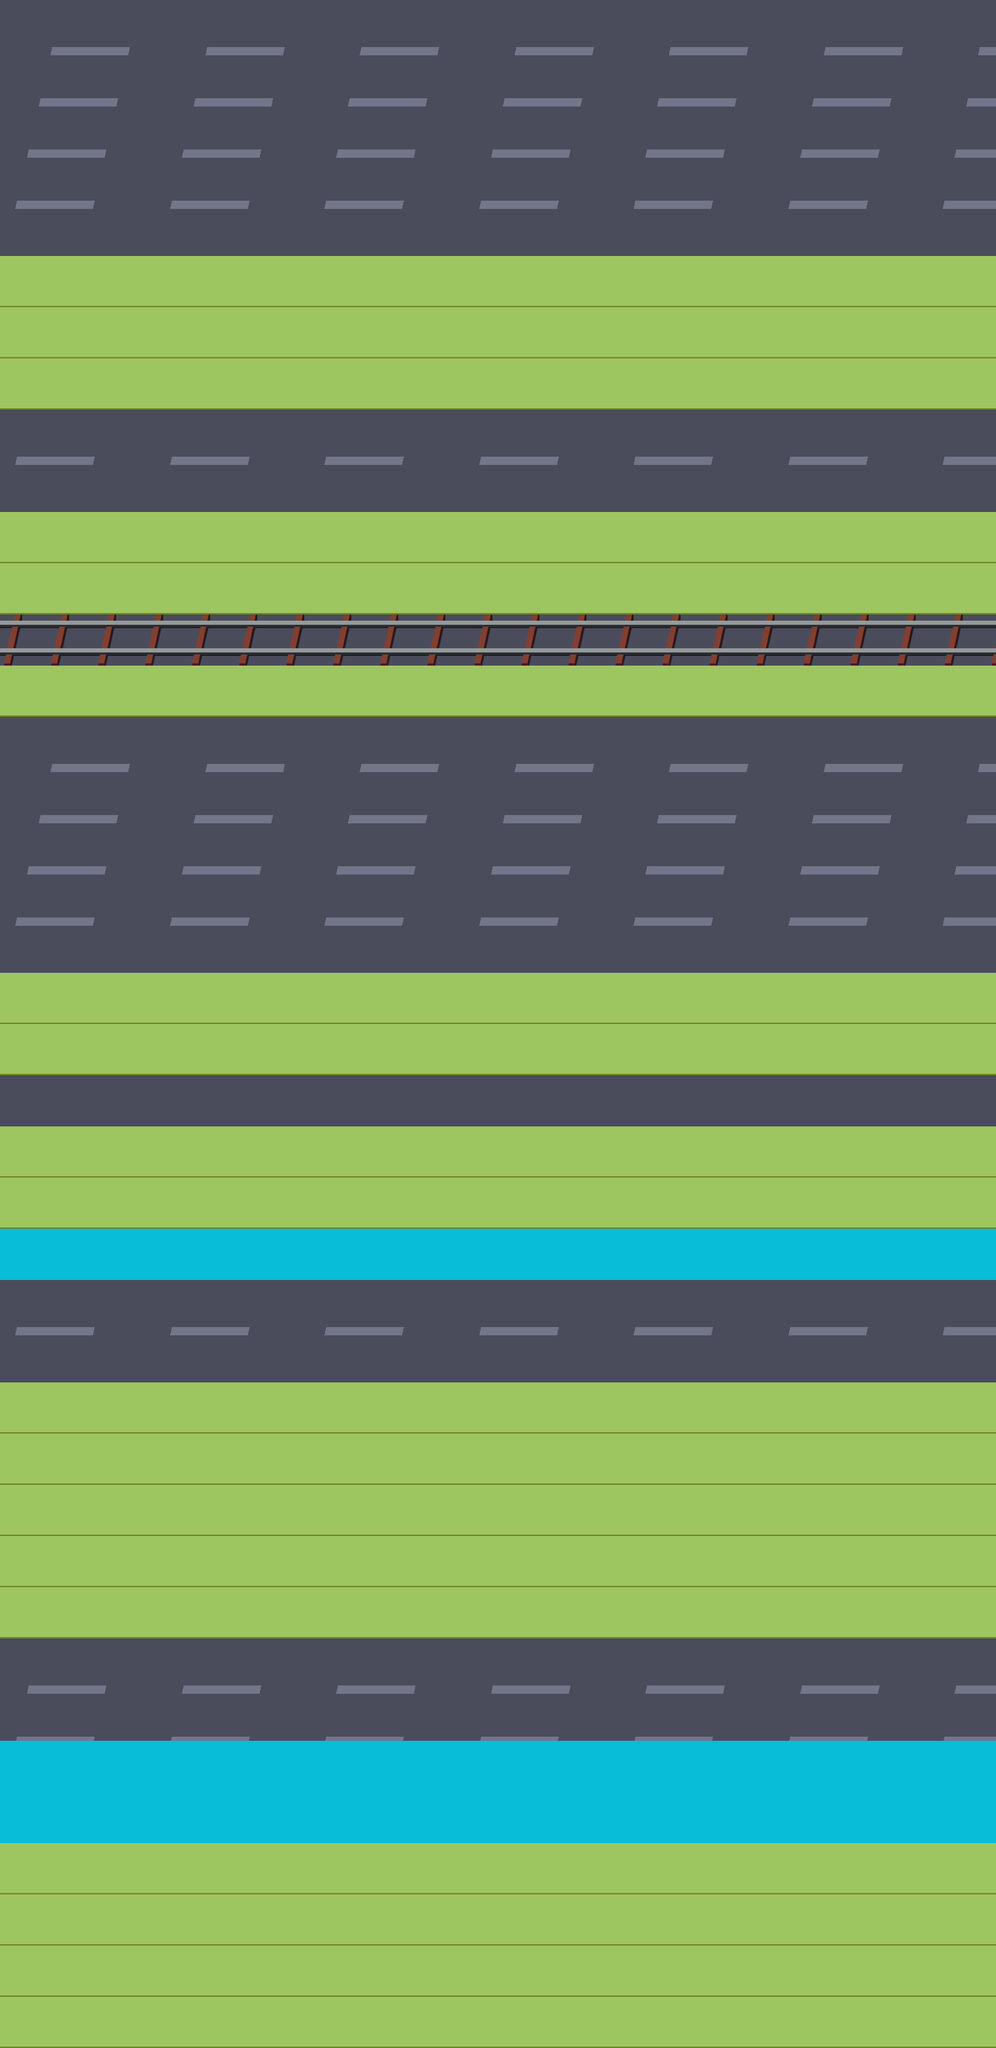

Below is a game level as drawn by its tile map, then a one-line description and the .tmx that defines it (tile-layer data replaced by summaries):
An orthogonal 18x40 tile map with 80x74 px tiles, 1 tile layer (main), 2 hidden layers not drawn, 2 tilesets and 67 objects.

<map version="1.0" tiledversion="1.1.4" orientation="orthogonal" renderorder="right-down" width="18" height="40" tilewidth="80" tileheight="74" infinite="0" nextobjectid="189">
 <tileset firstgid="1" name="road" tilewidth="80" tileheight="74" tilecount="360" columns="18">
  <image source="road.png" width="1508" height="1480" />
 </tileset>
 <tileset firstgid="361" name="sup" tilewidth="80" tileheight="74" tilecount="84" columns="7">
  <image source="sup.png" width="560" height="888" />
 </tileset>
 <layer name="main" width="18" height="40" opacity="0.9">
  <data>[720 cells, 720 non-empty, 234 distinct tile ids]</data>
 </layer>
 <layer name="pro" width="18" height="40" visible="0">
  <data>[720 cells, 3 non-empty, 3 distinct tile ids]</data>
 </layer>
 <layer name="sup" width="18" height="40" visible="0">
  <data>[720 cells, 103 non-empty, 35 distinct tile ids]</data>
 </layer>
 <objectgroup name="car">
  <object id="13" x="10" y="111">
   <properties>
    <property name="direction" value="2" />
    <property name="interval" value="5" />
    <property name="speed" value="2" />
    <property name="type" value="2" />
   </properties>
   <point />
  </object>
  <object id="14" x="10" y="703">
   <properties>
    <property name="direction" value="2" />
    <property name="interval" value="5" />
    <property name="speed" value="2" />
    <property name="type" value="2" />
   </properties>
   <point />
  </object>
  <object id="15" x="12.6667" y="333">
   <properties>
    <property name="direction" value="2" />
    <property name="interval" value="4" />
    <property name="speed" value="3" />
    <property name="type" value="2" />
   </properties>
   <point />
  </object>
  <object id="16" x="10" y="1147">
   <properties>
    <property name="direction" value="2" />
    <property name="interval" value="5" />
    <property name="speed" value="2" />
    <property name="type" value="1" />
   </properties>
   <point />
  </object>
  <object id="17" x="10" y="1369">
   <properties>
    <property name="direction" value="2" />
    <property name="interval" value="4" />
    <property name="speed" value="2" />
    <property name="type" value="1" />
   </properties>
   <point />
  </object>
  <object id="18" x="10" y="1295">
   <properties>
    <property name="direction" value="2" />
    <property name="interval" value="4" />
    <property name="speed" value="3" />
    <property name="type" value="1" />
   </properties>
   <point />
  </object>
  <object id="19" x="10" y="1591">
   <properties>
    <property name="direction" value="2" />
    <property name="interval" value="5" />
    <property name="speed" value="2.5" />
    <property name="type" value="1" />
   </properties>
   <point />
  </object>
  <object id="20" x="10" y="1887">
   <properties>
    <property name="direction" value="2" />
    <property name="interval" value="4" />
    <property name="speed" value="3" />
    <property name="type" value="2" />
   </properties>
   <point />
  </object>
  <object id="21" x="10" y="2405">
   <properties>
    <property name="direction" value="2" />
    <property name="interval" value="4" />
    <property name="speed" value="3" />
    <property name="type" value="1" />
   </properties>
   <point />
  </object>
  <object id="35" x="1430" y="37">
   <properties>
    <property name="direction" value="1" />
    <property name="interval" value="4" />
    <property name="speed" value="3" />
    <property name="type" value="2" />
   </properties>
   <point />
  </object>
  <object id="36" x="1430" y="185">
   <properties>
    <property name="direction" value="1" />
    <property name="interval" value="4" />
    <property name="speed" value="4" />
    <property name="type" value="1" />
   </properties>
   <point />
  </object>
  <object id="37" x="1430" y="259">
   <properties>
    <property name="direction" value="1" />
    <property name="interval" value="6" />
    <property name="speed" value="2" />
    <property name="type" value="1" />
   </properties>
   <point />
  </object>
  <object id="38" x="1430" y="629">
   <properties>
    <property name="direction" value="1" />
    <property name="interval" value="7" />
    <property name="speed" value="1" />
    <property name="type" value="1" />
   </properties>
   <point />
  </object>
  <object id="39" x="1430" y="1073">
   <properties>
    <property name="direction" value="1" />
    <property name="interval" value="6" />
    <property name="speed" value="2" />
    <property name="type" value="1" />
   </properties>
   <point />
  </object>
  <object id="40" x="1430" y="1221">
   <properties>
    <property name="direction" value="1" />
    <property name="interval" value="4" />
    <property name="speed" value="4" />
    <property name="type" value="1" />
   </properties>
   <point />
  </object>
  <object id="43" x="1430" y="2479">
   <properties>
    <property name="direction" value="1" />
    <property name="interval" value="5" />
    <property name="speed" value="3" />
    <property name="type" value="2" />
   </properties>
   <point />
  </object>
  <object id="188" x="1396" y="1981">
   <properties>
    <property name="direction" value="1" />
    <property name="interval" value="4" />
    <property name="speed" value="3.5" />
    <property name="type" value="2" />
   </properties>
   <point />
  </object>
 </objectgroup>
 <objectgroup name="items">
  <object id="136" x="1.57576" y="2513.98" width="238.5" height="74">
   <properties>
    <property name="direction" value="2" />
    <property name="time" value="4" />
    <property name="type" value="1" />
   </properties>
  </object>
  <object id="137" x="797.333" y="2665.67" width="80" height="74">
   <properties>
    <property name="type" value="3" />
   </properties>
  </object>
  <object id="138" x="478.364" y="2146.33" width="80" height="74">
   <properties>
    <property name="type" value="3" />
   </properties>
  </object>
  <object id="139" x="397.333" y="1851" width="80" height="74">
   <properties>
    <property name="type" value="3" />
   </properties>
  </object>
  <object id="140" x="799.833" y="1184.33" width="80" height="74">
   <properties>
    <property name="type" value="3" />
   </properties>
  </object>
  <object id="141" x="479" y="1038" width="80" height="74">
   <properties>
    <property name="type" value="3" />
   </properties>
  </object>
  <object id="142" x="1040.67" y="223.727" width="80" height="74">
   <properties>
    <property name="type" value="3" />
   </properties>
  </object>
  <object id="143" x="960" y="75.6667" width="80" height="74">
   <properties>
    <property name="type" value="3" />
   </properties>
  </object>
  <object id="144" x="719.5" y="444" width="80" height="74">
   <properties>
    <property name="type" value="3" />
   </properties>
  </object>
  <object id="145" x="717.333" y="2591" width="80" height="74">
   <properties>
    <property name="type" value="5" />
   </properties>
  </object>
  <object id="146" x="482" y="2594" width="80" height="74">
   <properties>
    <property name="type" value="5" />
   </properties>
  </object>
  <object id="147" x="961" y="2592" width="80" height="74">
   <properties>
    <property name="type" value="5" />
   </properties>
  </object>
  <object id="148" x="320" y="1775" width="80" height="74">
   <properties>
    <property name="type" value="5" />
   </properties>
  </object>
  <object id="149" x="800" y="1775" width="80" height="74">
   <properties>
    <property name="type" value="5" />
   </properties>
  </object>
  <object id="150" x="1122.83" y="1775.83" width="80" height="74">
   <properties>
    <property name="type" value="5" />
   </properties>
  </object>
  </objectgroup>
 <objectgroup name="man">
  <!-- 31 objects omitted --></objectgroup>
 <objectgroup name="tree">
  <!-- 30 objects omitted --></objectgroup>
</map>
<!-- 35 of 67 objects omitted -->